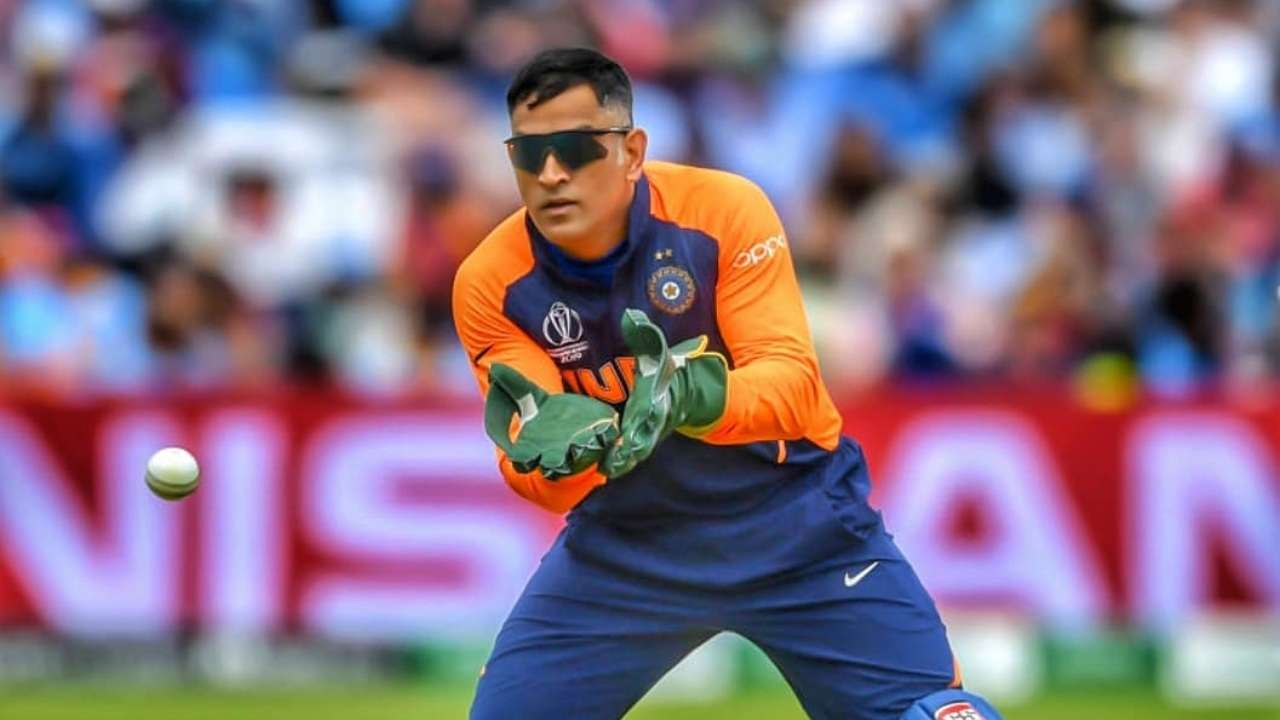
#> input picture Image-Processing/images/msd_keeping.jpg, 1280 x 720 px
$ python test.py
#> lines starting #> are read from the running program, lines starting #| are printed output that depends on the picture
import cv2
import numpy as np

dhoni = cv2.imread("images/msd_keeping.jpg")
#> dhoni is the input picture: shape (720, 1280, 3); mean B, G, R 130.8, 112.5, 132.1
ball = dhoni[440:520, 140:200 ]
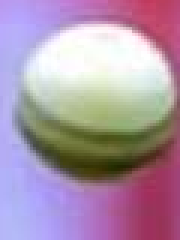
#> ball: shape (80, 60, 3) (shown 3 times larger); mean B, G, R 169.1, 148.3, 172.2
r, c, ch = dhoni.shape
#> r = 720; c = 1280; ch = 3
print(r, c)
#| 720 1280
dhoni = dhoni[:, 200:]
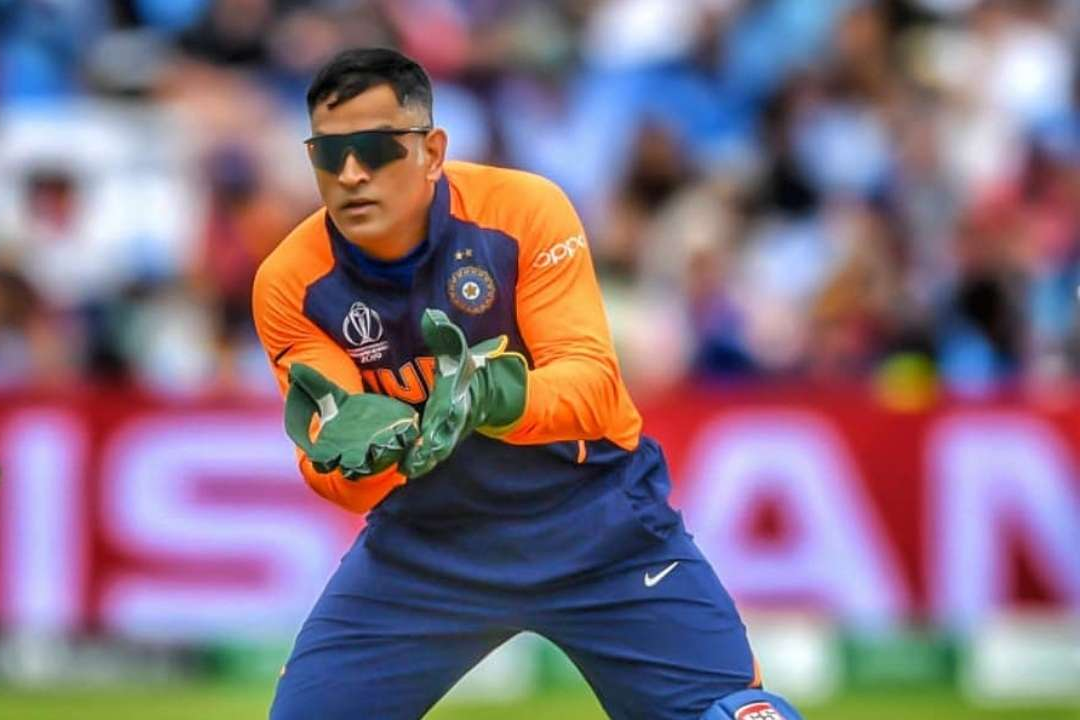
#> dhoni: shape (720, 1080, 3); mean B, G, R 129, 112.8, 132.4


cv2.imshow("Dhoni", ball)
cv2.waitKey(0)
cv2.destroyAllWindows()

$ run again, with Image-Processing/images/test.jpg copied over Image-Processing/images/msd_keeping.jpg
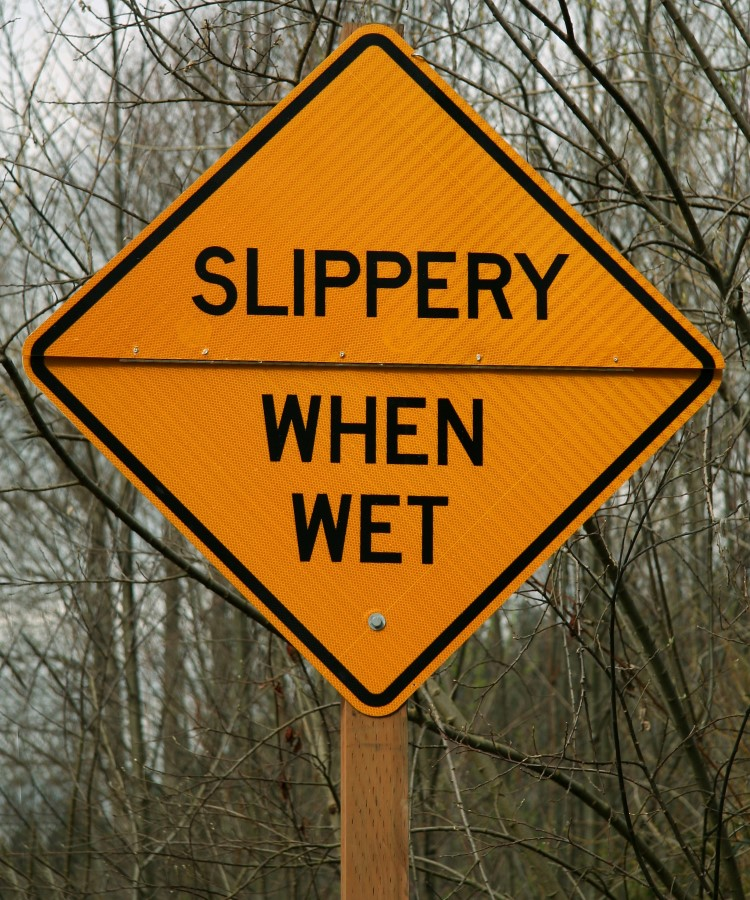
#> input picture Image-Processing/images/test.jpg, 750 x 900 px
#> dhoni is the input picture: shape (900, 750, 3); mean B, G, R 51, 97.9, 129.6
#> `ball = dhoni[440:520, 140:200 ]`:
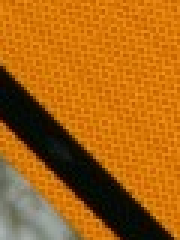
#> ball: shape (80, 60, 3) (shown 3 times larger); mean B, G, R 19.4, 100.8, 170.1
#| 900 750
#> `dhoni = dhoni[:, 200:]`:
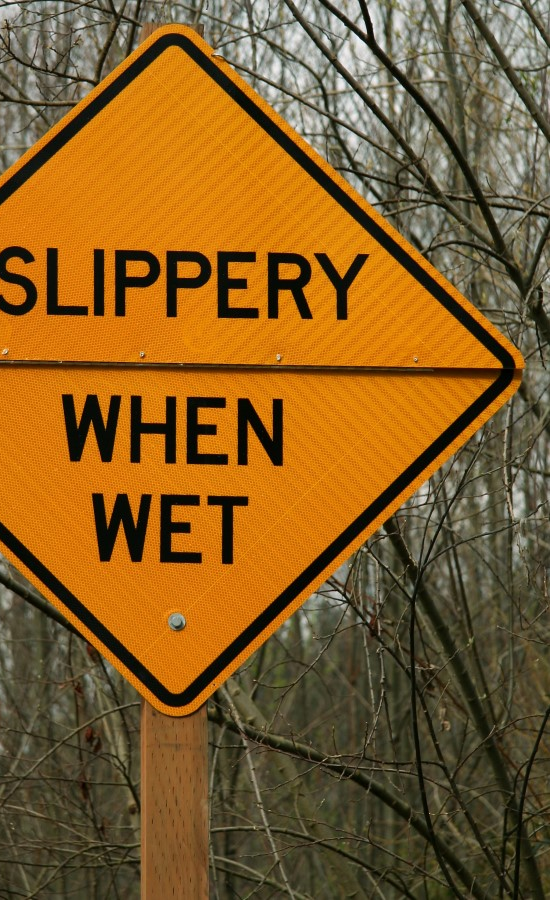
#> dhoni: shape (900, 550, 3); mean B, G, R 39, 92.6, 130.2
